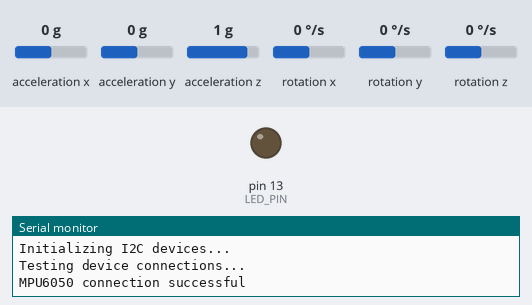
Bench run of a sketch on a simulated Arduino Uno, built with avr-gcc and run on an emulated ATmega328P. Parts: output pins drawn as LEDs (lit = HIGH), the last lines printed to the serial monitor. The inputs (shaded band) are chosen by the test bench; at power-on: acceleration x 0 g, acceleration y 0 g, acceleration z 1 g, rotation x 0 °/s, rotation y 0 °/s, rotation z 0 °/s.

Above: at 0.1 s.
At 120.1 s:
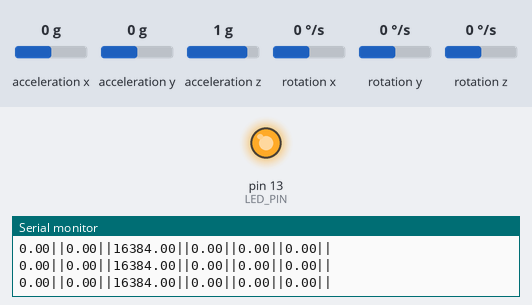
Timing chart, 0 to 121.6 s (numbered marks = the images above):
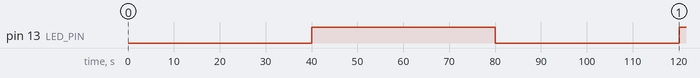

Measured:
- by itself, pin 13 (LED_PIN): LOW → HIGH at 40.0 s, → LOW 40.0 s later, → HIGH 40.0 s later

The sketch:

mpu_offsets.ino
```cpp
#include<Wire.h>
#include "MPU6050.h"

MPU6050 accelgyro;
//MPU6050 accelgyro(0x69); // <-- use for AD0 high

int i;
int16_t a[6];
float A[6];
#define LED_PIN 13
bool blinkState = false;

void setup() {
    Wire.setClock(800000);
    Wire.begin();

    Serial.begin(38400);

    // initialize device
    Serial.println("Initializing I2C devices...");
    accelgyro.initialize();

    // verify connection
    Serial.println("Testing device connections...");
    Serial.println(accelgyro.testConnection() ? "MPU6050 connection successful" : "MPU6050 connection failed");
    pinMode(LED_PIN, OUTPUT);
}

void loop()
{
    for(i = 0;i<10000;i++)
    {
      accelgyro.getMotion6(&a[0], &a[1], &a[2], &a[3], &a[4], &a[5]);
      for(int j = 0;j<6;j++)
      {
        A[j] += a[j];
      }
    }
    for(i =0;i<6;i++)
    {
      A[i]/=10000;
      Serial.print(A[i]);Serial.print("||");
      A[i]=0;
    }
    Serial.println();
    // blink LED to indicate activity
    blinkState = !blinkState;
    digitalWrite(LED_PIN, blinkState);
    delay(10);
}
```
